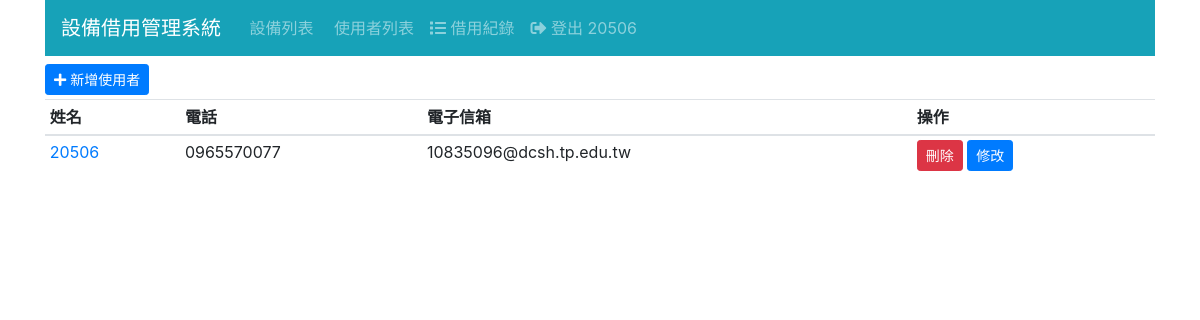
Before: /borrower/ (signed in) with the older database file.
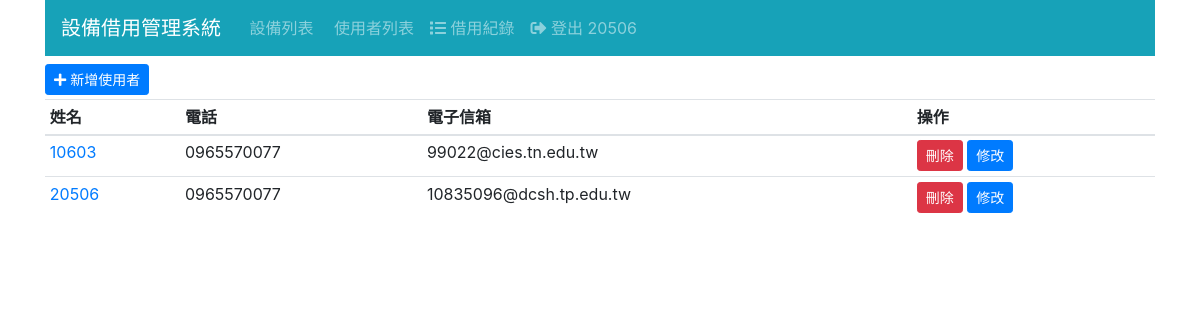
After: the same page with the newer database file.
### borrower/models.py (models this page shows, shortened)
class Borrower(Model):
    realname = CharField('姓名', max_length=32)
    identify = CharField('身分', max_length=255)
    email = EmailField('電子信箱')
    work = CharField('職稱', max_length=255)
    subject = CharField('任教科目', max_length=255)
    tel=CharField('連絡電話',max_length=10)
    state= CharField('狀態', max_length=3)

### borrower/views.py (the view)
# urls.py: path('', BorrowerList.as_view(), name='borrower_list'),
class BorrowerList(LoginRequiredMixin, ListView):
    model = Borrower
    ordering = ['realname']     # 依姓名排序
    paginate_by = 20

### templates/borrower/borrower_list.html (shortened to what this page needs)
{% extends "base.html" %}
{% block content %}
<div class="mb-1">
  <a href="{% url 'borrower_add' %}" class="btn btn-sm btn-primary">
    <i class="fas fa-plus"></i> 新增使用者
  </a>
</div>
<div id="borrower-list">
  <table class="table table-sm">
    <thead>
      <tr>
        <th>姓名</th><th>電話</th><th>電子信箱</th><th>操作</th>
      </tr>
    </thead>
    <tbody>
      {% for borrower in borrower_list %}
      <tr>
        <td>
          <a href="{% url 'borrower_view' borrower.id %}">{{ borrower.realname }}</a>
        </td>
        <td>{{ borrower.tel }}</td>
        <td>{{ borrower.email }}</td>
        <td>
          <a href="{% url 'borrower_delete' borrower.id %}" class="btn btn-sm btn-danger">刪除</a>
          <a href="{% url 'borrower_edit' borrower.id %}" class="btn btn-sm btn-primary">修改</a>
        </td>
      </tr>
      {% endfor %}
    </tbody>
  </table>
</div>
{% endblock %}

Changed rows visible on the page:
added Borrower: realname "10603", tel "0965570077", email "99022@cies.tn.edu.tw"
